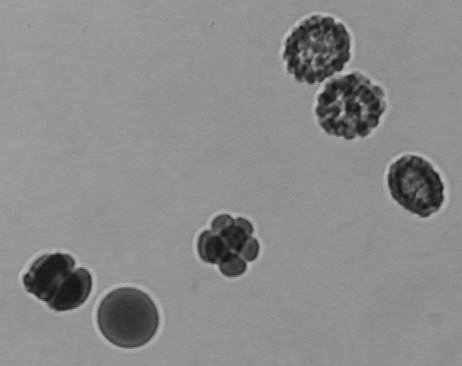
#> input picture data/embryos_grey.tif, 462 x 366 px
$ jupyter execute 08_binary_mask_refinement.ipynb
#> lines starting #> are read from the running program, lines starting #| are printed output that depends on the picture; after the words box and inside, x2 and y2 are one past the last pixel; in counts of white or black regions, pixels touching at a corner belong together
(image_segmentation.binary_mask_refinement)=
# 二值掩码优化
阈值分割后的一个典型后处理步骤是优化二值掩码。这个步骤对于平滑分割对象周围的轮廓、移除被分割为正的单个像素以及填充白色区域中的黑色空洞至关重要。

另请参阅
* [闭运算](https://en.wikipedia.org/wiki/Closing_(morphology))

我们从分割后的`embryos_grey.tif`示例图像开始。这个图像是ImageJ示例图像中已知图像的单通道裁剪。

[cell 1]
from skimage.io import imread
from skimage import filters
import matplotlib.pyplot as plt
from skimage.morphology import disk, binary_erosion, binary_dilation, binary_opening, binary_closing
import numpy as np
from scipy.ndimage import binary_fill_holes
import pyclesperanto_prototype as cle

[cell 2]
# load image
image = imread("../../data/embryos_grey.tif")
#> image is the input picture: shape (366, 462); min 18, max 194, mean 138.2

# binarize the image
threshold = filters.threshold_otsu(image)
#> threshold = 103
binary_image = image <= threshold
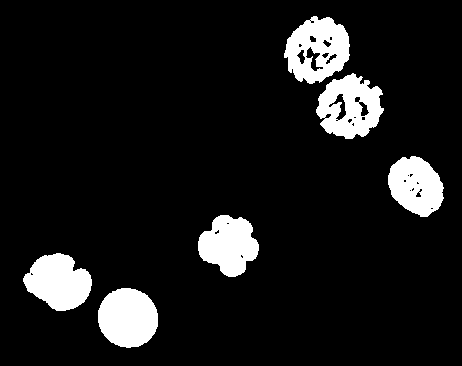
#> binary_image: shape (366, 462) bool; 9.7% white; 6 white regions, box (x1, y1, x2, y2) and area: (284, 16, 350, 84) 2909, (316, 73, 384, 139) 2859, (98, 288, 158, 348) 2835, (23, 253, 92, 311) 2751, (198, 215, 259, 277) 2595, (388, 156, 444, 217) 2428

# Show original image and binary image side-by-side
fig, axs = plt.subplots(1, 2, figsize=(15,15))
cle.imshow(image, plot=axs[0])
#> (this line was passed over: pyclesperanto_prototype is not available in this run)
axs[0].set_title('原始图像')

cle.imshow(binary_image, plot=axs[1])
#> (this line was passed over: pyclesperanto_prototype is not available in this run)
axs[1].set_title('二值图像')

## 二值腐蚀
[二值腐蚀](https://scikit-image.org/docs/dev/api/skimage.morphology.html#skimage.morphology.binary_erosion)将具有黑色相邻像素的白色像素变成黑色。邻域由[结构元素](https://scikit-image.org/docs/stable/auto_examples/numpy_operations/plot_structuring_elements.html)定义。因此，岛屿的海岸线会被腐蚀。

[cell 3]
eroded1 = binary_erosion(binary_image, disk(1))
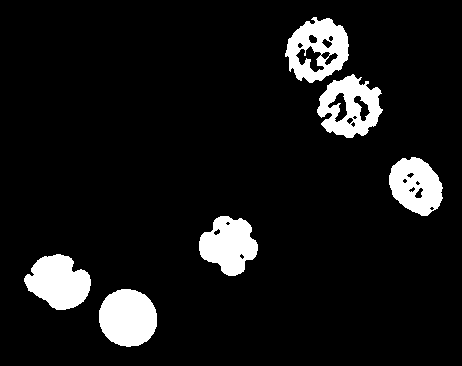
#> eroded1: shape (366, 462) bool; 8.7% white; 6 white regions, box (x1, y1, x2, y2) and area: (99, 289, 157, 347) 2665, (24, 254, 91, 310) 2557, (285, 17, 349, 83) 2468, (317, 74, 383, 138) 2448, (199, 216, 258, 276) 2382, (389, 157, 443, 216) 2197
eroded4 = binary_erosion(binary_image, disk(4))
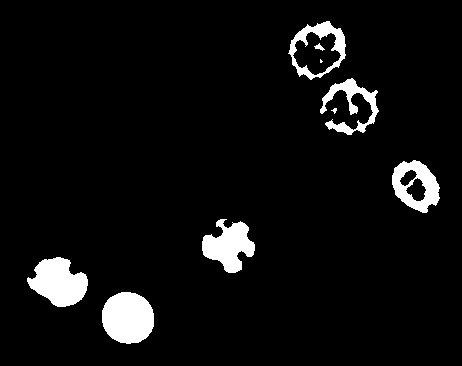
#> eroded4: shape (366, 462) bool; 5.6% white; 9 white regions (2 under 20 px), largest, box (x1, y1, x2, y2) and area: (102, 292, 154, 344) 2162, (27, 257, 88, 307) 1996, (202, 219, 255, 273) 1685

fig, axs = plt.subplots(1, 3, figsize=(15,15))
cle.imshow(binary_image, plot=axs[0])
#> (this line was passed over: pyclesperanto_prototype is not available in this run)
axs[0].set_title('二值图像')

cle.imshow(eroded1, plot=axs[1])
#> (this line was passed over: pyclesperanto_prototype is not available in this run)
axs[1].set_title('腐蚀 r=1')

cle.imshow(eroded4, plot=axs[2])
#> (this line was passed over: pyclesperanto_prototype is not available in this run)
axs[2].set_title('腐蚀 r=4')

## 二值膨胀
类似地，膨胀将具有白色邻居的黑色像素变成白色。

[cell 4]
dilated1 = binary_dilation(binary_image, disk(1))
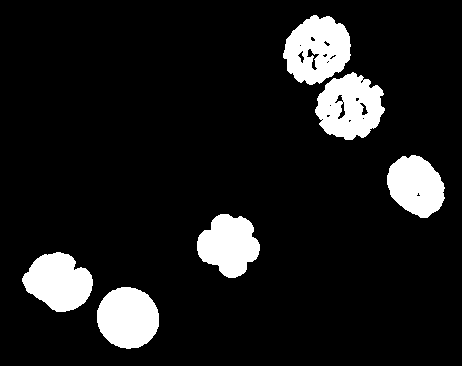
#> dilated1: shape (366, 462) bool; 10.6% white; 6 white regions, box (x1, y1, x2, y2) and area: (283, 15, 351, 85) 3315, (315, 72, 385, 140) 3247, (97, 287, 159, 349) 3009, (22, 252, 93, 312) 2945, (197, 214, 260, 278) 2800, (387, 155, 445, 218) 2633
dilated4 = binary_dilation(binary_image, disk(4))
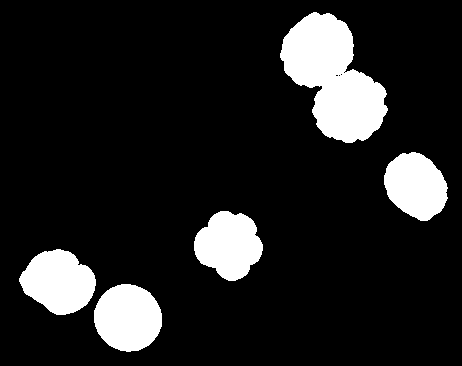
#> dilated4: shape (366, 462) bool; 13% white; 5 white regions, box (x1, y1, x2, y2) and area: (280, 12, 388, 143) 8200, (94, 284, 162, 352) 3592, (19, 249, 96, 315) 3559, (194, 211, 263, 281) 3421, (384, 152, 448, 221) 3199

fig, axs = plt.subplots(1, 3, figsize=(15,15))
cle.imshow(binary_image, plot=axs[0])
#> (this line was passed over: pyclesperanto_prototype is not available in this run)
axs[0].set_title('二值图像')

cle.imshow(dilated1, plot=axs[1])
#> (this line was passed over: pyclesperanto_prototype is not available in this run)
axs[1].set_title('膨胀 r=1')

cle.imshow(dilated4, plot=axs[2])
axs[2].set_title('膨胀 r=4')
